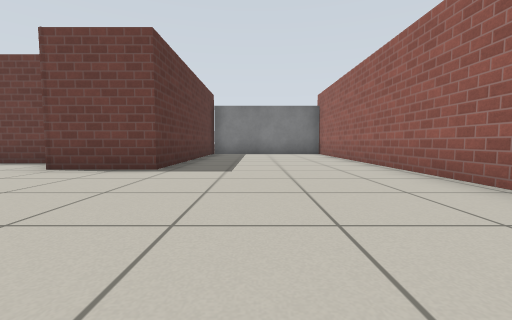
view 1 (above)

12 first-person views from a walk through a world built for the Gazebo simulator. The camera is 0.5 m above the floor, tilts 4° down and sees 90° across. The floor is counted in squares, 1 m on a side. Each view is taken from the middle of a square. On the plan, view 1 faces up. The plan holds only what a view shows up to about 9 squares ahead; the rest is blank. Gazebo's built-in surfaces are drawn with simple patterns.

view 2
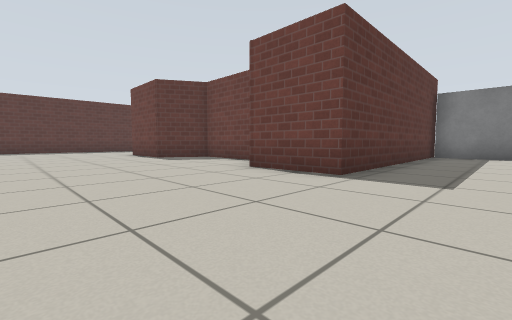

view 3
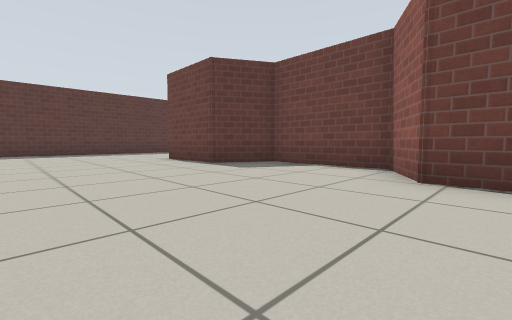

view 4
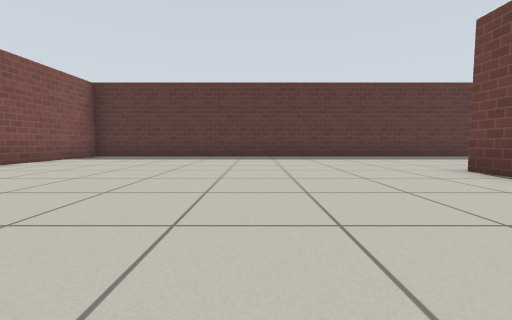

view 5
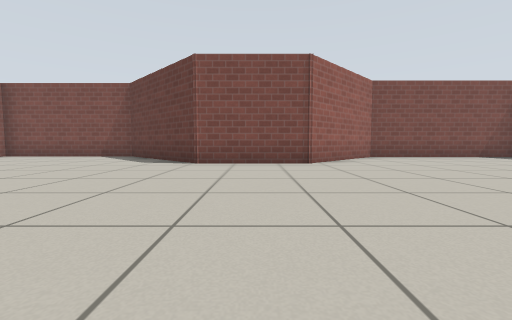

view 6
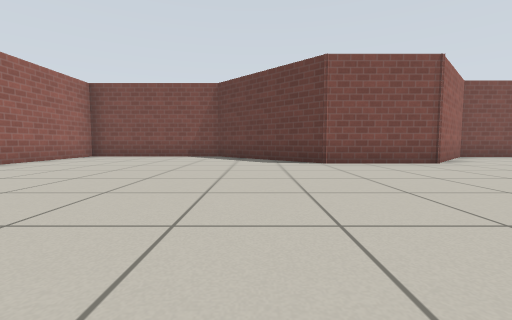

view 7
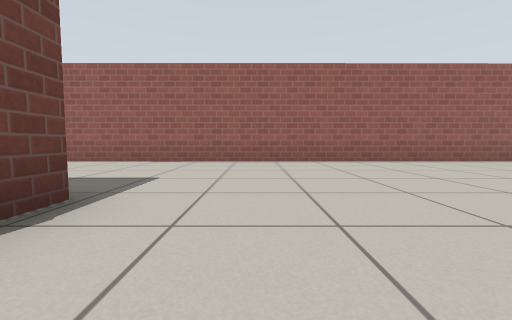

view 8
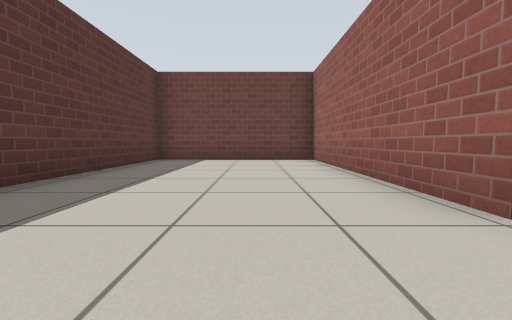

view 9
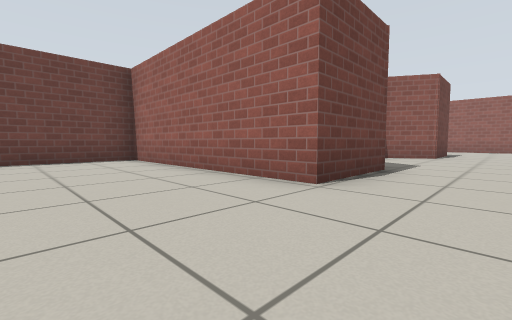

view 10
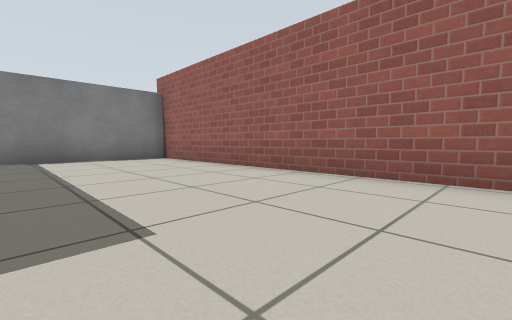

view 11
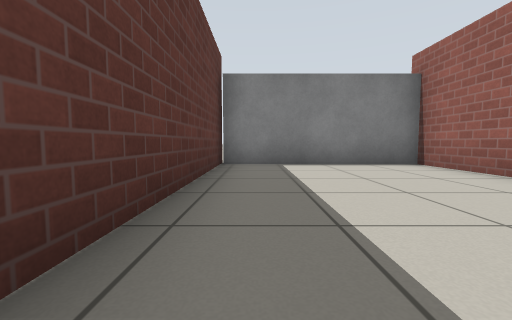

view 12
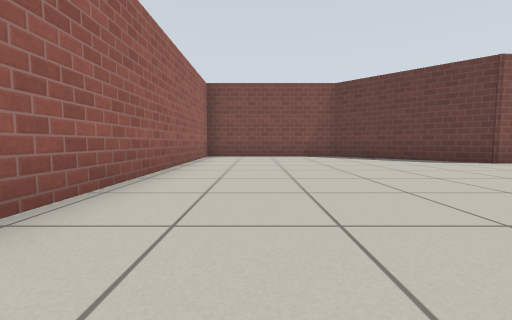

### Floor plan
Points are (right, up) in squares from view 1. A wall is a line through its corners. A room is listed if a view was taken in it or the views show most of it. See-through windows are left out.
Room 1 (views 1, 2, 3, 4, 5, 6, 7, 8, 9, 10, 11, 12)
walls: (-1.8, 11.1) (-1.8, 4.6) (-3.8, 4.6) (-4.6, 6) (-7.3, 6) (-8.1, 4.6) (-10.4, 4.6) (-10.4, 10.5) (-14.8, 10.5) (-14.8, -4.5) (-9.8, -4.5) (-7.3, -2) (-4.6, -2) (-1.7, -4.9) (2.7, -4.9) (2.6, 10.9)
objects: door leaf (-1, 11) to (2, 11)

Positions as (right, up) in squares from view 1, and headings:
1: (0, 0), facing up
2: (0, 1), facing up-left
3: (-3, 1), facing up-left
4: (-6, 1), facing left
5: (-6, 4), facing down
6: (-3, 4), facing down
7: (-4, 3), facing right
8: (-12, 3), facing up
9: (-13, 3), facing up-right
10: (-1, 3), facing up-right
11: (-1, 5), facing up
12: (1, 4), facing down
